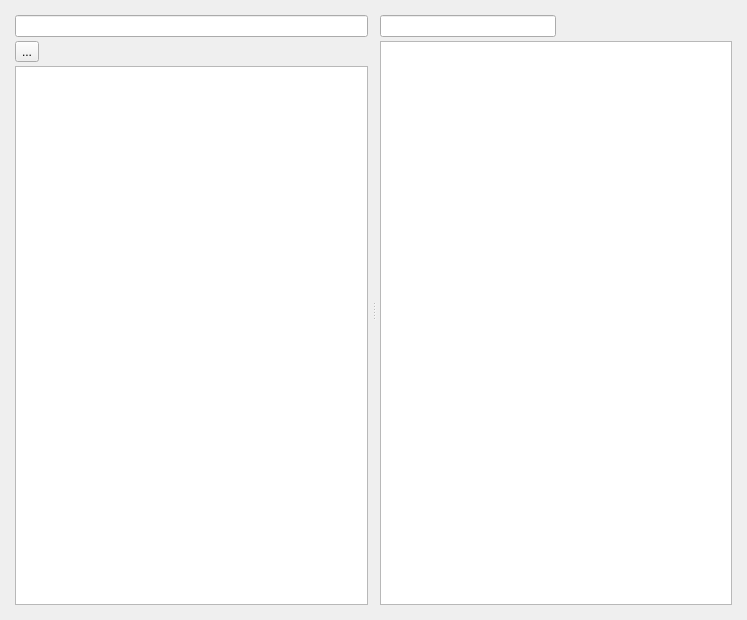
<?xml version="1.0" encoding="UTF-8"?>
<ui version="4.0">
 <class>ProtocolFactory</class>
 <widget class="QWidget" name="ProtocolFactory">
  <property name="geometry">
   <rect>
    <x>0</x>
    <y>0</y>
    <width>747</width>
    <height>620</height>
   </rect>
  </property>
  <property name="windowTitle">
   <string notr="true">Form</string>
  </property>
  <layout class="QGridLayout" name="gridLayout_3">
   <item row="0" column="0">
    <widget class="QSplitter" name="splitter">
     <property name="orientation">
      <enum>Qt::Orientation::Horizontal</enum>
     </property>
     <property name="handleWidth">
      <number>4</number>
     </property>
     <widget class="QWidget" name="widget" native="true">
      <layout class="QGridLayout" name="gridLayout">
       <property name="leftMargin">
        <number>4</number>
       </property>
       <property name="topMargin">
        <number>4</number>
       </property>
       <property name="rightMargin">
        <number>4</number>
       </property>
       <property name="bottomMargin">
        <number>4</number>
       </property>
       <property name="spacing">
        <number>4</number>
       </property>
       <item row="3" column="0">
        <widget class="QTreeView" name="treeView">
         <property name="sizePolicy">
          <sizepolicy hsizetype="Preferred" vsizetype="Expanding">
           <horstretch>0</horstretch>
           <verstretch>0</verstretch>
          </sizepolicy>
         </property>
        </widget>
       </item>
       <item row="1" column="0">
        <layout class="QHBoxLayout" name="horizontalLayout_2">
         <item>
          <widget class="QToolButton" name="toolButton">
           <property name="text">
            <string>...</string>
           </property>
          </widget>
         </item>
         <item>
          <spacer name="horizontalSpacer">
           <property name="orientation">
            <enum>Qt::Orientation::Horizontal</enum>
           </property>
           <property name="sizeHint" stdset="0">
            <size>
             <width>40</width>
             <height>20</height>
            </size>
           </property>
          </spacer>
         </item>
        </layout>
       </item>
       <item row="0" column="0">
        <widget class="QLineEdit" name="lineEdit"/>
       </item>
      </layout>
     </widget>
     <widget class="QWidget" name="widget_2" native="true">
      <layout class="QGridLayout" name="gridLayout_2">
       <property name="leftMargin">
        <number>4</number>
       </property>
       <property name="topMargin">
        <number>4</number>
       </property>
       <property name="rightMargin">
        <number>4</number>
       </property>
       <property name="bottomMargin">
        <number>4</number>
       </property>
       <property name="spacing">
        <number>4</number>
       </property>
       <item row="1" column="0">
        <widget class="QTableView" name="tableView"/>
       </item>
       <item row="0" column="0">
        <layout class="QHBoxLayout" name="horizontalLayout">
         <item>
          <widget class="QLineEdit" name="lineEdit_2"/>
         </item>
         <item>
          <spacer name="horizontalSpacer_2">
           <property name="orientation">
            <enum>Qt::Orientation::Horizontal</enum>
           </property>
           <property name="sizeHint" stdset="0">
            <size>
             <width>40</width>
             <height>20</height>
            </size>
           </property>
          </spacer>
         </item>
        </layout>
       </item>
      </layout>
     </widget>
    </widget>
   </item>
  </layout>
 </widget>
 <resources/>
 <connections/>
</ui>
